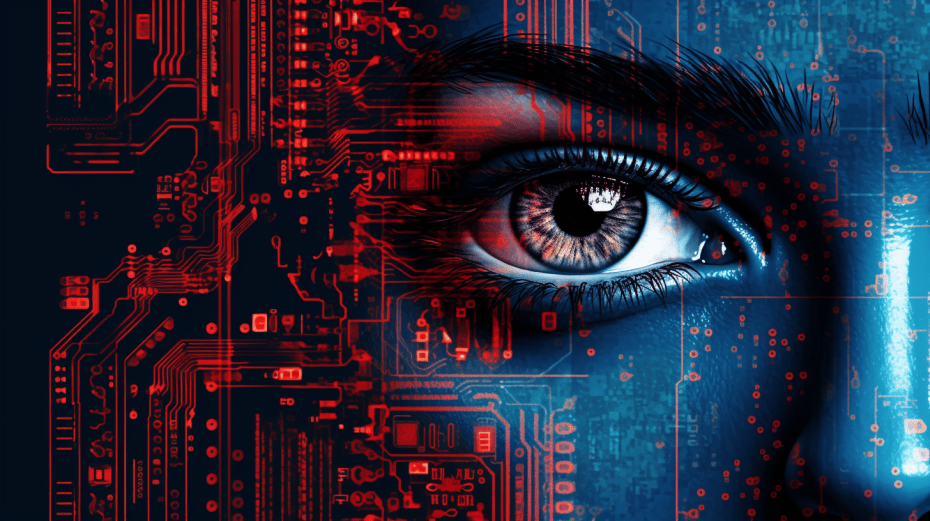
#> input picture lab2/computer_vision.png, 930 x 521 px
$ python q3.py
#> lines starting #> are read from the running program, lines starting #| are printed output that depends on the picture
#> in main, image is the input picture: shape (521, 930, 3); mean B, G, R 56.7, 38.6, 39
import cv2
def resize_image(image, width, height):
#> called with width = 300, height = 200
    resized_image = cv2.resize(image, (width, height))
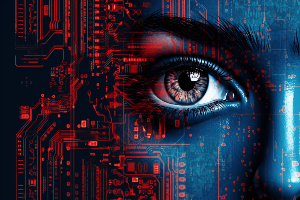
#> resized_image: shape (200, 300, 3); mean B, G, R 56.6, 38.4, 39
    return resized_image
def crop_image(image, x, y, width, height):
#> called with x = 50, y = 50, width = 200, height = 150
    cropped_image = image[y:y + height, x:x + width]
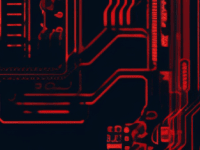
#> cropped_image: shape (150, 200, 3); mean B, G, R 25.3, 14.9, 36.9
    return cropped_image
def main(input_image_path, output_resize_path, output_crop_path):
    image = cv2.imread(input_image_path)
    if image is None:
        print(f"Error: Unable to load image at path {input_image_path}")
        return

    new_width = 300
    new_height = 200
    resized_image = resize_image(image, new_width, new_height)

    crop_x = 50
    crop_y = 50
    crop_width = 200
    crop_height = 150
    cropped_image = crop_image(image, crop_x, crop_y, crop_width, crop_height)
    cv2.imshow(output_crop_path, cropped_image)
    cv2.imshow(output_resize_path, resized_image)
    cv2.waitKey(0)

if __name__ == "__main__":
    input_image_path = 'computer_vision.png'
    output_resize_path = 'resized_image.png'
    output_crop_path = 'cropped_image.png'
    main(input_image_path, output_resize_path, output_crop_path)

$ run again, with lab2/input.png copied over lab2/computer_vision.png
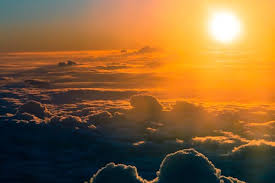
#> input picture lab2/input.png, 275 x 183 px
#> in main, image is the input picture: shape (183, 275, 3); mean B, G, R 54.3, 98.8, 137.2
#> in resize_image, `resized_image = cv2.resize(image, (width, height))`:
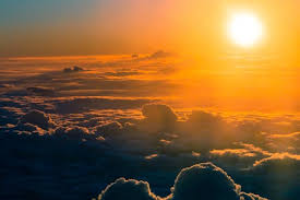
#> resized_image: shape (200, 300, 3); mean B, G, R 54.2, 98.7, 137.1
#> in crop_image, `cropped_image = image[y:y + height, x:x + width]`:
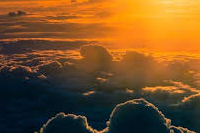
#> cropped_image: shape (133, 200, 3); mean B, G, R 38.2, 80.9, 119.4
